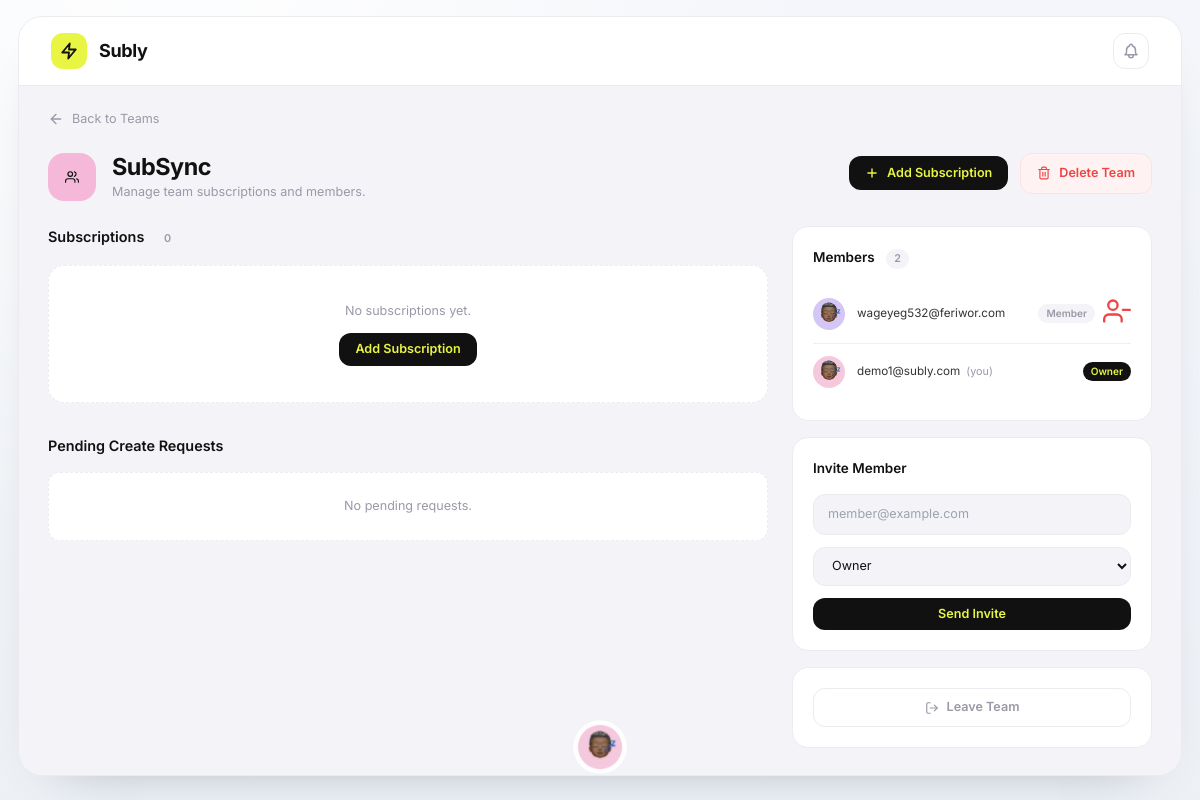
Page /accounts/teams/12/ (signed in) on the committed database.
### accounts/models.py (models this page shows, shortened)
class Team(models.Model):
    name = models.CharField(max_length=120)
    created_by = models.ForeignKey(
        'accounts.User',
        on_delete=models.CASCADE,
        related_name='owned_teams',
    )
    created_at = models.DateTimeField(auto_now_add=True)
    updated_at = models.DateTimeField(auto_now=True)
    class Meta:
        ordering = ['name', 'id']

class TeamMembership(models.Model):
    ROLE_OWNER = 'owner'
    ROLE_MEMBER = 'member'
    ROLE_CHOICES = [
        (ROLE_OWNER, 'Owner'),
        (ROLE_MEMBER, 'Member'),
    ]
    team = models.ForeignKey(
        Team,
        on_delete=models.CASCADE,
        related_name='memberships',
    )
    user = models.ForeignKey(
        'accounts.User',
        on_delete=models.CASCADE,
        related_name='team_memberships',
    )
    role = models.CharField(max_length=20, choices=ROLE_CHOICES, default=ROLE_MEMBER)
    invited_by = models.ForeignKey(
        'accounts.User',
        on_delete=models.SET_NULL,
        null=True,
        blank=True,
        related_name='team_memberships_invited',
    )
    joined_at = models.DateTimeField(default=timezone.now)
    class Meta:
        unique_together = ['team', 'user']
        ordering = ['team_id', 'user_id']
    @property
    def is_owner(self):
        return self.role == self.ROLE_OWNER

class User(AbstractUser):
    PLAN_FREE = 'free'
    PLAN_STARTER = 'starter'
    PLAN_PRO = 'pro'
    PLAN_BUSINESS = 'business'
    PLAN_CHOICES = [
        (PLAN_FREE, 'Free'),
        (PLAN_STARTER, 'Starter'),
        (PLAN_PRO, 'Pro'),
        (PLAN_BUSINESS, 'Business'),
    ]
    PLAN_STATUS_NONE = 'none'
    PLAN_STATUS_TRIALING = 'trialing'
    PLAN_STATUS_ACTIVE = 'active'
    PLAN_STATUS_PAST_DUE = 'past_due'
    PLAN_STATUS_CANCELLED = 'cancelled'
    PLAN_STATUS_CHOICES = [
        (PLAN_STATUS_NONE, 'None'),
        (PLAN_STATUS_TRIALING, 'Trialing'),
        (PLAN_STATUS_ACTIVE, 'Active'),
        (PLAN_STATUS_PAST_DUE, 'Past Due'),
        (PLAN_STATUS_CANCELLED, 'Cancelled'),
    ]
    username = None
    email = models.EmailField(unique=True)
    display_name = models.CharField(max_length=120, blank=True)
    bio = models.CharField(max_length=280, blank=True)
    profile_photo = models.ImageField(upload_to='profile_photos/', null=True, blank=True)
    avatar_choice = models.CharField(max_length=255, blank=True, default='')
    avatar_background = models.CharField(max_length=32, blank=True, default='lavender')
    timezone = models.CharField(max_length=64, default='UTC')
    preferred_currency = models.CharField(max_length=3, default='USD')
    subscription_plan = models.CharField(
        max_length=20,
        choices=PLAN_CHOICES,
        default=PLAN_FREE,
    )
    plan_status = models.CharField(
        max_length=20,
        choices=PLAN_STATUS_CHOICES,
        default=PLAN_STATUS_NONE,
    )
    plan_renews_on = models.DateField(null=True, blank=True)
    product_updates_enabled = models.BooleanField(default=True)
    marketing_emails_enabled = models.BooleanField(default=False)
    USERNAME_FIELD = 'email'
    REQUIRED_FIELDS = []
    objects = UserManager()
    @property
    def avatar_url(self):
        return build_user_avatar_url(self)
    @property
    def avatar_background_color(self):
        return get_avatar_background_color(getattr(self, 'avatar_background', ''))

### accounts/views.py (the view)
# urls.py: path('teams/<int:team_id>/', views.team_detail, name='team_detail'),
@login_required
def team_detail(request, team_id):
    team = _get_team_or_404_for_user(request.user, team_id)
    membership = user_team_membership(request.user, team)
    is_owner = bool(membership and membership.is_owner)
    subscriptions = (
        team.subscriptions.select_related('user', 'card')
        .prefetch_related('participants')
        .order_by('service_name')
    )
    members = team.memberships.select_related('user').order_by('role', 'user__email')
    pending_requests = team.subscription_requests.filter(
        status=TeamSubscriptionRequest.STATUS_PENDING
    ).select_related('requested_by')
    invite_form = TeamInviteForm()
    return render(
        request,
        'accounts/team_detail.html',
        {
            'team': team,
            'membership': membership,
            'is_team_owner': is_owner,
            'team_subscriptions': subscriptions,
            'team_members': members,
            'pending_requests': pending_requests,
            'invite_form': invite_form,
            'team_accent_color': _team_accent_color(team.id),
            'hide_sidebar': True,
            'hide_global_notifications': True,
            'suppress_base_messages': True,
        },
    )

### templates/accounts/team_detail.html (shortened to what this page needs)
{% extends "accounts/teams_base.html" %}
{% block teams_content %}
<a href="{% url 'accounts:teams_overview' %}" class="teams-back-link">
    <svg viewBox="0 0 24 24" fill="none" stroke="currentColor" stroke-width="2" stroke-linecap="round" stroke-linejoin="round" width="16" height="16">
        <line x1="19" y1="12" x2="5" y2="12"></line>
        <polyline points="12 19 5 12 12 5"></polyline>
    </svg>
    <span>Back to Teams</span>
</a>
<div class="teams-page-head" style="margin-bottom:24px;">
    <div style="display:flex; align-items:center; gap:16px;">
        <span class="teams-team-icon" style="width:48px; height:48px; border-radius:16px; background: {{ team_accent_color }};">
        </span>
        <div>
            <h1 class="teams-page-title" style="font-size:1.625rem;">{{ team.name }}</h1>
            <p class="teams-page-subtitle" style="margin-top:2px;">Manage team subscriptions and members.</p>
        </div>
    </div>
    <div style="display:flex; gap:12px; align-items:center;">
        <a href="{% url 'subscriptions:create' %}?team={{ team.pk }}" class="teams-btn">
            <svg viewBox="0 0 24 24" fill="none" stroke="currentColor" stroke-width="2.4" stroke-linecap="round" stroke-linejoin="round">
                <line x1="12" y1="5" x2="12" y2="19"></line>
                <line x1="5" y1="12" x2="19" y2="12"></line>
            </svg>
            <span>{% if is_team_owner %}Add Subscription{% else %}Create Request{% endif %}</span>
        </a>
        {% if is_team_owner %}
        <button type="button" id="delete-team-trigger" class="teams-btn-danger">
            <span>Delete Team</span>
        </button>
        {% endif %}
    </div>
</div>
<div class="teams-detail-grid">
    <div>
        <h2 class="teams-side-title" style="font-size:1rem; margin-bottom:16px;">
            Subscriptions
            <span class="teams-badge">{{ team_subscriptions|length }}</span>
        </h2>
        {% if team_subscriptions %}
        <div class="teams-sub-grid">
            {% for sub in team_subscriptions %}
            <article class="teams-sub-card">
                <div class="teams-sub-head">
                    <div class="teams-sub-title">
                        <span class="teams-service-icon" style="width:40px; height:40px; border-radius:12px; background: {{ team_accent_color }};">{{ sub.get_fallback_icon }}</span>
                        <div>
                            <p class="teams-sub-meta-title">{{ sub.service_name }}</p>
                            <p class="teams-sub-meta-billing">{{ sub.currency }} {{ sub.cost }} / <span style="color:#bbbbbb;">{{ sub.billing_cycle }}</span></p>
                        </div>
                    </div>
                    <div style="display:flex; align-items:center; gap:8px;">
                        <span class="teams-table-status {% if sub.status == 'active' %}teams-status-active{% elif sub.status == 'cancelled' or sub.status == 'paused' %}teams-status-cancelled{% else %}teams-status-default{% endif %}">
                            {{ sub.status|title }}
                        </span>
                        {% if is_team_owner %}
                        <a href="{% url 'subscriptions:update' sub.pk %}" class="teams-icon-btn" aria-label="Edit subscription">
                            <svg viewBox="0 0 24 24" fill="none" stroke="currentColor" stroke-width="2" stroke-linecap="round" stroke-linejoin="round">
                                <path d="M17 3a2.828 2.828 0 1 1 4 4L7.5 20.5 2 22l1.5-5.5L17 3z"></path>
                            </svg>
                        </a>
                        {% endif %}
                    </div>
                </div>
                <div class="teams-sub-secure">
                    <div class="teams-sub-secure-row">
                        <span class="teams-sub-secure-label">Login email</span>
                        <span>{% if sub.account_email %}{{ sub.account_email }}{% else %}<span style="color:#bbbbbb; font-style:italic;">Not set</span>{% endif %}</span>
                    </div>
                    {% if sub.account_password %}
                        <div class="teams-sub-secure-row">
                            <span class="teams-sub-secure-label">Password</span>
                            <span class="teams-password-wrap">
                                <span id="team-password-{{ sub.pk }}" class="teams-password-value">••••••••</span>
                                <button
                                    type="button"
                                    class="teams-icon-btn js-reveal-team-password"
                                    data-revealed="false"
                                    data-target="team-password-{{ sub.pk }}"
                                    data-url="{% url 'accounts:team_subscription_password' team.pk sub.pk %}"
                                >
                                    Reveal
                                </button>
                            </span>
                        </div>
                    {% else %}
                    <div class="teams-sub-secure-row">
                        <span class="teams-sub-secure-label">Password</span>
                        <span style="color:#bbbbbb; font-style:italic;">Not set</span>
                    </div>
                    {% endif %}
                </div>
            </article>
            {% endfor %}
        </div>
        {% else %}
        <div class="teams-empty-box">
            No subscriptions yet.
            <div style="margin-top:12px;">
                <a href="{% url 'subscriptions:create' %}?team={{ team.pk }}" class="teams-btn">
                    {% if is_team_owner %}Add Subscription{% else %}Create Request{% endif %}
                </a>
            </div>
        </div>
        {% endif %}
        <section style="margin-top:32px;">
            <h2 class="teams-side-title" style="font-size:1rem; margin-bottom:16px;">
                Pending Create Requests
            </h2>
            {% if pending_requests %}
            <div class="teams-request-grid">
                {% for req in pending_requests %}
                <article class="teams-request-card">
                    <p class="teams-request-title">{{ req.payload.service_name|default:"Subscription request" }}</p>
                    <p class="teams-request-sub">Requested by <span style="color:#555;">{{ req.requested_by.email }}</span> on {{ req.created_at|date:"M d, Y H:i" }}</p>
                    {% if is_team_owner %}
                    <div class="teams-request-actions">
                        <form method="post" action="{% url 'accounts:team_request_approve' req.pk %}">
                            {% csrf_token %}
                            <button type="submit" class="teams-btn-approve">
                                <svg viewBox="0 0 24 24" fill="none" stroke="currentColor" stroke-width="2.4" stroke-linecap="round" stroke-linejoin="round" width="13" height="13">
                                    <polyline points="20 6 9 17 4 12"></polyline>
                                </svg>
                                <span>Approve</span>
                            </button>
                        </form>
                        <form method="post" action="{% url 'accounts:team_request_reject' req.pk %}" class="teams-request-form">
                            {% csrf_token %}
                            <input type="text" name="decision_note" class="teams-note-input" placeholder="Reason (optional)" />
                            <button type="submit" class="teams-btn-reject">
                                <svg viewBox="0 0 24 24" fill="none" stroke="currentColor" stroke-width="2.4" stroke-linecap="round" stroke-linejoin="round" width="13" height="13">
                                    <line x1="18" y1="6" x2="6" y2="18"></line>
                                    <line x1="6" y1="6" x2="18" y2="18"></line>
                                </svg>
                                <span>Reject</span>
                            </button>
                        </form>
                    </div>
                    {% endif %}
                </article>
                {% endfor %}
            </div>
            {% else %}
            <div class="teams-empty-box" style="padding:24px; border-radius:12px;">No pending requests.</div>
            {% endif %}
        </section>
    </div>
    <aside class="teams-side-stack">
        <section class="teams-side-card">
            <h3 class="teams-side-title">Members <span class="teams-badge">{{ team_members|length }}</span></h3>
            {% if team_members %}
            <div class="teams-members-list">
                {% for member in team_members %}
                <div class="teams-member-row">
                    <img class="teams-member-avatar" src="{{ member.user.avatar_url }}" alt="{{ member.user.email }}" style="background: {{ member.user.avatar_background_color }};" />
                    <p class="teams-member-email">{{ member.user.email }}{% if member.user_id == request.user.id %}<span style="color:var(--teams-muted); font-size:0.75rem; margin-left:6px;">(you)</span>{% endif %}</p>
                    <div class="teams-member-actions">
                        <span class="teams-member-role {% if member.role == 'owner' %}owner{% else %}member{% endif %}">{{ member.role|title }}</span>
                        {% if is_team_owner and member.user_id != request.user.id and member.role != 'owner' %}
                        <form method="post" action="{% url 'accounts:team_member_remove' team.pk member.pk %}">
                            <button type="submit" class="teams-icon-btn" style="color:#ef4444;" aria-label="Remove member">
                                <svg viewBox="0 0 24 24" fill="none" stroke="currentColor" stroke-width="2" stroke-linecap="round" stroke-linejoin="round">
                                    <path d="M16 21v-2a4 4 0 0 0-4-4H5a4 4 0 0 0-4 4v2"></path>
                                    <circle cx="8.5" cy="7" r="4"></circle>
                                    <line x1="23" y1="11" x2="17" y2="11"></line>
                                </svg>
                            </button>
                        </form>
                        {% endif %}
                    </div>
                </div>
                {% endfor %}
            </div>
            {% else %}
            <p class="teams-page-subtitle">No members yet.</p>
            {% endif %}
        </section>
        {% if is_team_owner %}
        <section class="teams-side-card">
            <h3 class="teams-side-title">Invite Member</h3>
            <form method="post" action="{% url 'accounts:team_invite' team.pk %}" style="display:grid; gap:12px;">
                <input type="email" name="email" placeholder="member@example.com" required class="teams-input" />
                <select name="role" class="teams-select">
                    {% for value, label in invite_form.fields.role.choices %}
                    <option value="{{ value }}">{{ label }}</option>
                    {% endfor %}
                </select>
                <button type="submit" class="teams-btn" style="width:100%; justify-content:center;">Send Invite</button>
            </form>
        </section>
        {% endif %}
        {% if membership %}
        <section class="teams-side-card">
            <button type="button" id="leave-team-trigger" class="teams-btn-ghost" style="width:100%; justify-content:center;">
                <svg viewBox="0 0 24 24" fill="none" stroke="currentColor" stroke-width="2" stroke-linecap="round" stroke-linejoin="round" width="15" height="15">
                    <path d="M9 21H5a2 2 0 0 1-2-2V5a2 2 0 0 1 2-2h4"></path>
                    <polyline points="16 17 21 12 16 7"></polyline>
                    <line x1="21" y1="12" x2="9" y2="12"></line>
                </svg>
                <span>Leave Team</span>
            </button>
        </section>
        {% endif %}
    </aside>
</div>
{% endblock %}

### rows in the picture
Team: name "SubSync"
TeamMembership: user.email "wageyeg532@feriwor.com", role "Member"
TeamMembership: user.email "demo1@subly.com", shows "(you)", role "Owner"

### other values in the picture
{{ team_subscriptions|length }} "0"
{{ team_members|length }} "2"
form field role "Owner"
